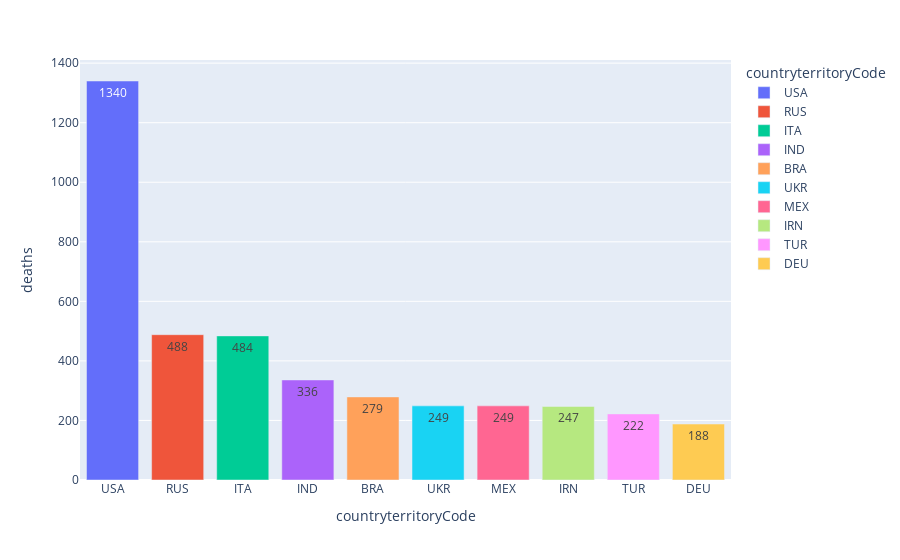

Notebook source saved alongside this figure:
### Code cell
fig2.show()

### Figure 1 — Plotly figure (JSON) as saved in the notebook; plotly's stock layout.template omitted (floating-point values rounded to 4 significant figures)
{"data": [{"alignmentgroup": "True", "hovertemplate": "countryterritoryCode=%{x}<br>deaths=%{text}<extra></extra>", "legendgroup": "USA", "marker": {"color": "#636efa", "pattern": {"shape": ""}}, "name": "USA", "offsetgroup": "USA", "orientation": "v", "showlegend": true, "text": [1340], "textposition": "auto", "type": "bar", "x": ["USA"], "xaxis": "x", "y": [1340], "yaxis": "y"}, {"alignmentgroup": "True", "hovertemplate": "countryterritoryCode=%{x}<br>deaths=%{text}<extra></extra>", "legendgroup": "RUS", "marker": {"color": "#EF553B", "pattern": {"shape": ""}}, "name": "RUS", "offsetgroup": "RUS", "orientation": "v", "showlegend": true, "text": [488], "textposition": "auto", "type": "bar", "x": ["RUS"], "xaxis": "x", "y": [488], "yaxis": "y"}, {"alignmentgroup": "True", "hovertemplate": "countryterritoryCode=%{x}<br>deaths=%{text}<extra></extra>", "legendgroup": "ITA", "marker": {"color": "#00cc96", "pattern": {"shape": ""}}, "name": "ITA", "offsetgroup": "ITA", "orientation": "v", "showlegend": true, "text": [484], "textposition": "auto", "type": "bar", "x": ["ITA"], "xaxis": "x", "y": [484], "yaxis": "y"}, {"alignmentgroup": "True", "hovertemplate": "countryterritoryCode=%{x}<br>deaths=%{text}<extra></extra>", "legendgroup": "IND", "marker": {"color": "#ab63fa", "pattern": {"shape": ""}}, "name": "IND", "offsetgroup": "IND", "orientation": "v", "showlegend": true, "text": [336], "textposition": "auto", "type": "bar", "x": ["IND"], "xaxis": "x", "y": [336], "yaxis": "y"}, {"alignmentgroup": "True", "hovertemplate": "countryterritoryCode=%{x}<br>deaths=%{text}<extra></extra>", "legendgroup": "BRA", "marker": {"color": "#FFA15A", "pattern": {"shape": ""}}, "name": "BRA", "offsetgroup": "BRA", "orientation": "v", "showlegend": true, "text": [279], "textposition": "auto", "type": "bar", "x": ["BRA"], "xaxis": "x", "y": [279], "yaxis": "y"}, {"alignmentgroup": "True", "hovertemplate": "countryterritoryCode=%{x}<br>deaths=%{text}<extra></extra>", "legendgroup": "UKR", "marker": {"color": "#19d3f3", "pattern": {"shape": ""}}, "name": "UKR", "offsetgroup": "UKR", "orientation": "v", "showlegend": true, "text": [249], "textposition": "auto", "type": "bar", "x": ["UKR"], "xaxis": "x", "y": [249], "yaxis": "y"}, {"alignmentgroup": "True", "hovertemplate": "countryterritoryCode=%{x}<br>deaths=%{text}<extra></extra>", "legendgroup": "MEX", "marker": {"color": "#FF6692", "pattern": {"shape": ""}}, "name": "MEX", "offsetgroup": "MEX", "orientation": "v", "showlegend": true, "text": [249], "textposition": "auto", "type": "bar", "x": ["MEX"], "xaxis": "x", "y": [249], "yaxis": "y"}, {"alignmentgroup": "True", "hovertemplate": "countryterritoryCode=%{x}<br>deaths=%{text}<extra></extra>", "legendgroup": "IRN", "marker": {"color": "#B6E880", "pattern": {"shape": ""}}, "name": "IRN", "offsetgroup": "IRN", "orientation": "v", "showlegend": true, "text": [247], "textposition": "auto", "type": "bar", "x": ["IRN"], "xaxis": "x", "y": [247], "yaxis": "y"}, {"alignmentgroup": "True", "hovertemplate": "countryterritoryCode=%{x}<br>deaths=%{text}<extra></extra>", "legendgroup": "TUR", "marker": {"color": "#FF97FF", "pattern": {"shape": ""}}, "name": "TUR", "offsetgroup": "TUR", "orientation": "v", "showlegend": true, "text": [222], "textposition": "auto", "type": "bar", "x": ["TUR"], "xaxis": "x", "y": [222], "yaxis": "y"}, {"alignmentgroup": "True", "hovertemplate": "countryterritoryCode=%{x}<br>deaths=%{text}<extra></extra>", "legendgroup": "DEU", "marker": {"color": "#FECB52", "pattern": {"shape": ""}}, "name": "DEU", "offsetgroup": "DEU", "orientation": "v", "showlegend": true, "text": [188], "textposition": "auto", "type": "bar", "x": ["DEU"], "xaxis": "x", "y": [188], "yaxis": "y"}], "layout": {"barmode": "relative", "legend": {"title": {"text": "countryterritoryCode"}, "tracegroupgap": 0}, "margin": {"t": 60}, "xaxis": {"anchor": "y", "categoryarray": ["USA", "RUS", "ITA", "IND", "BRA", "UKR", "MEX", "IRN", "TUR", "DEU"], "categoryorder": "array", "domain": [0, 1], "title": {"text": "countryterritoryCode"}}, "yaxis": {"anchor": "x", "domain": [0, 1], "title": {"text": "deaths"}}}}
